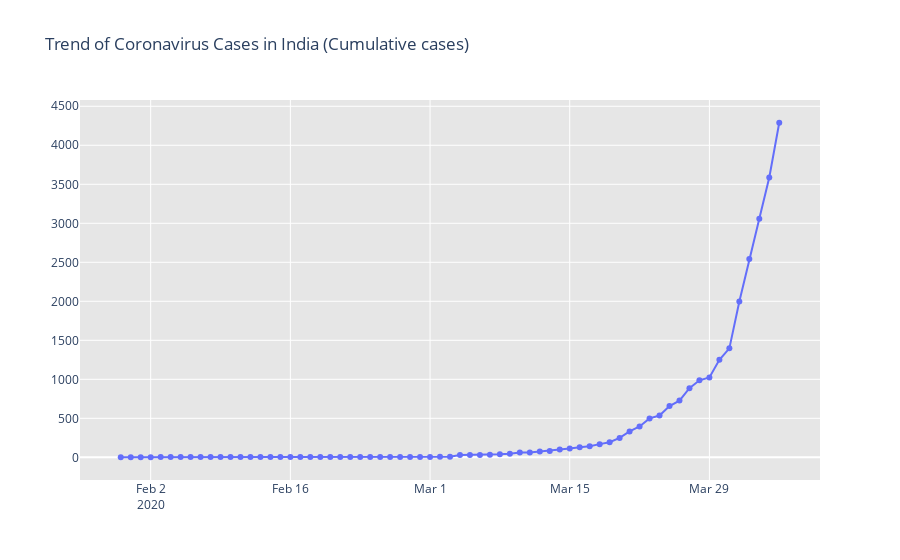

This figure's notebook cell:
### Code cell
#Learn how to create interactive graphs using plotly
# import plotly.graph_objects as go
# Rise of COVID-19 cases in India
fig = go.Figure()
fig.add_trace(go.Scatter(x=dbd_India['Date'], y = dbd_India['Total Cases'], mode='lines+markers',name='Total Cases'))
fig.update_layout(title_text='Trend of Coronavirus Cases in India (Cumulative cases)',plot_bgcolor='rgb(230, 230, 230)')
fig.show()

# New COVID-19 cases reported daily in India
import plotly
plotly.io.renderers.default = 'notebook'
import plotly.express as px
fig = px.bar(dbd_India, x="Date", y="New Cases", barmode='group', height=400)
fig.update_layout(title_text='Coronavirus Cases in India on daily basis',plot_bgcolor='rgb(230, 230, 230)')

fig.show()

### Figure 1 — Plotly figure (JSON) as saved in the notebook; plotly's stock layout.template omitted (floating-point values rounded to 4 significant figures)
{"data": [{"mode": "lines+markers", "name": "Total Cases", "type": "scatter", "x": ["2020-01-30T00:00:00", "2020-01-31T00:00:00", "2020-02-01T00:00:00", "2020-02-02T00:00:00", "2020-02-03T00:00:00", "2020-02-04T00:00:00", "2020-02-05T00:00:00", "2020-02-06T00:00:00", "2020-02-07T00:00:00", "2020-02-08T00:00:00", "2020-02-09T00:00:00", "2020-02-10T00:00:00", "2020-02-11T00:00:00", "2020-02-12T00:00:00", "2020-02-13T00:00:00", "2020-02-14T00:00:00", "2020-02-15T00:00:00", "2020-02-16T00:00:00", "2020-02-17T00:00:00", "2020-02-18T00:00:00", "2020-02-19T00:00:00", "2020-02-20T00:00:00", "2020-02-21T00:00:00", "2020-02-22T00:00:00", "2020-02-23T00:00:00", "2020-02-24T00:00:00", "2020-02-25T00:00:00", "2020-02-26T00:00:00", "2020-02-27T00:00:00", "2020-02-28T00:00:00", "2020-02-29T00:00:00", "2020-03-01T00:00:00", "2020-03-02T00:00:00", "2020-03-03T00:00:00", "2020-03-04T00:00:00", "2020-03-05T00:00:00", "2020-03-06T00:00:00", "2020-03-07T00:00:00", "2020-03-08T00:00:00", "2020-03-09T00:00:00", "2020-03-10T00:00:00", "2020-03-11T00:00:00", "2020-03-12T00:00:00", "2020-03-13T00:00:00", "2020-03-14T00:00:00", "2020-03-15T00:00:00", "2020-03-16T00:00:00", "2020-03-17T00:00:00", "2020-03-18T00:00:00", "2020-03-19T00:00:00", "2020-03-20T00:00:00", "2020-03-21T00:00:00", "2020-03-22T00:00:00", "2020-03-23T00:00:00", "2020-03-24T00:00:00", "2020-03-25T00:00:00", "2020-03-26T00:00:00", "2020-03-27T00:00:00", "2020-03-28T00:00:00", "2020-03-29T00:00:00", "2020-03-30T00:00:00", "2020-03-31T00:00:00", "2020-04-01T00:00:00", "2020-04-02T00:00:00", "2020-04-03T00:00:00", "2020-04-04T00:00:00", "2020-04-05T00:00:00"], "y": [1, 1, 1, 2, 3, 3, 3, 3, 3, 3, 3, 3, 3, 3, 3, 3, 3, 3, 3, 3, 3, 3, 3, 3, 3, 3, 3, 3, 3, 3, 3, 3, 6, 7, 29, 30, 31, 34, 40, 47, 62, 62, 74, 82, 100, 114, 129, 143, 169, 194, 249, 332, 396, 499, 536, 657, 727, 887, 987, 1024, 1251, 1397, 1998, 2543, 3059, 3588, 4289]}], "layout": {"plot_bgcolor": "rgb(230, 230, 230)", "title": {"text": "Trend of Coronavirus Cases in India (Cumulative cases)"}}}
